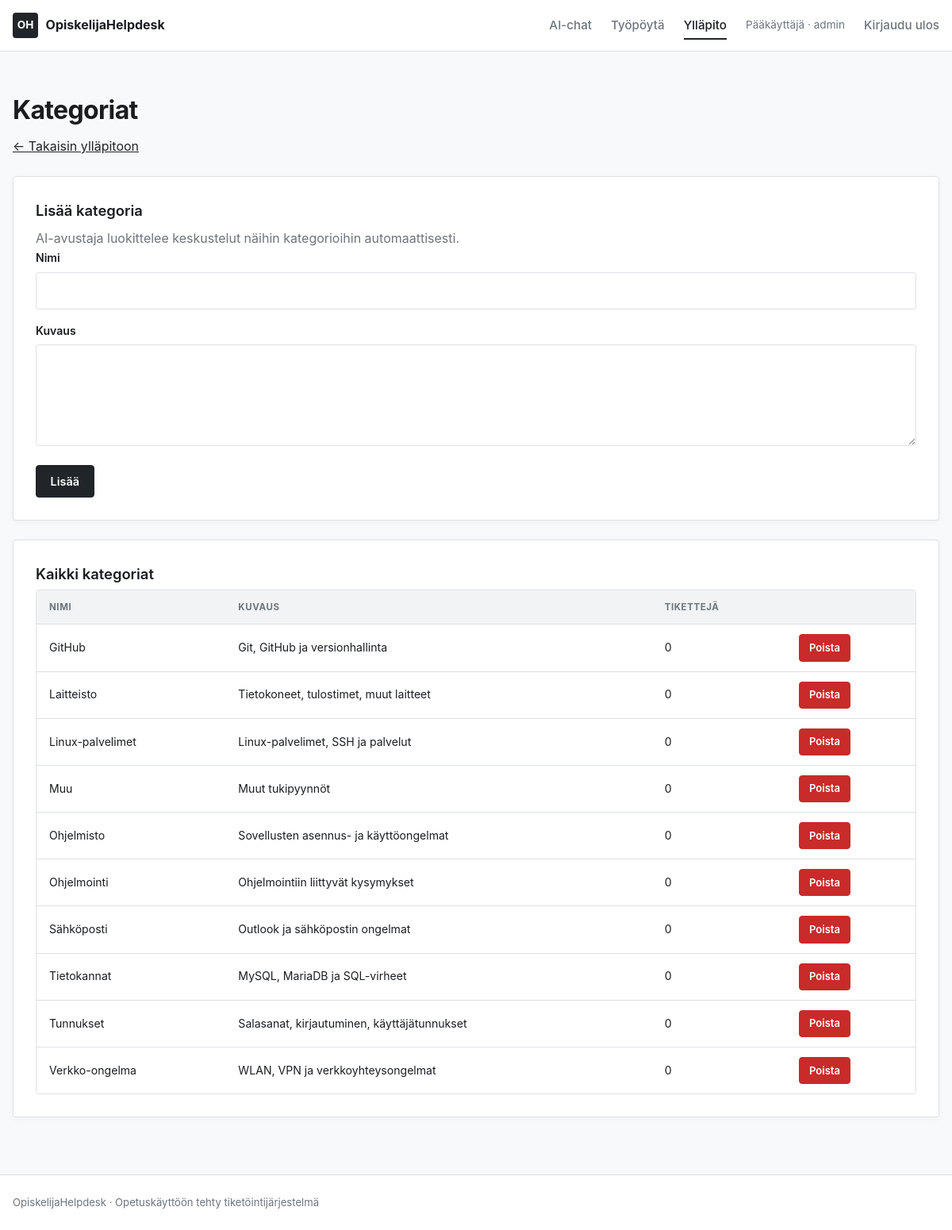
The app's page /admin/categories (signed in) with its own data.
### tables this page shows
CREATE TABLE IF NOT EXISTS categories (
    id INT AUTO_INCREMENT PRIMARY KEY,
    name VARCHAR(100) NOT NULL UNIQUE,
    description TEXT NULL
);

### controllers/AdminController.php (called while the page is built, shortened)
<?php
final class AdminController
{
    public function categories(array $errors = []): void
    {
        $categories = db()->query(
            'SELECT c.id, c.name, c.description, COUNT(t.id) AS ticket_count
             FROM categories c
             LEFT JOIN tickets t ON t.category_id = c.id
             GROUP BY c.id, c.name, c.description
             ORDER BY c.name'
        )->fetchAll();
        render('admin/categories', ['pageTitle' => 'Kategoriat', 'categories' => $categories, 'errors' => $errors]);
    }
}

### public/index.php (called while the page is built, shortened)
<?php
$router = new Router();
$currentPath = Router::currentPath();
$router->dispatch($_SERVER['REQUEST_METHOD'] ?? 'GET', $currentPath);

### core/db.php (called while the page is built, shortened)
<?php
function loadAppConfig(): array
{
    static $config = null;
    if ($config !== null) {
        return $config;
    }
    $configFile = BASE_PATH . '/config/config.php';
    $exampleFile = BASE_PATH . '/config/config.example.php';
    if (file_exists($configFile)) {
        $config = require $configFile;
    } elseif (file_exists($exampleFile)) {
        $config = require $exampleFile;
    } else {
        throw new RuntimeException('Asetustiedostoa config/config.php ei löytynyt.');
    }
    return $config;
}
function config(string $key, mixed $default = null): mixed
{
    $value = loadAppConfig();
    foreach (explode('.', $key) as $part) {
        $value = $value[$part];
    }
    return $value;
}
function db(): PDO
{
    static $pdo = null;
    $config = loadAppConfig()['db'];
    $dsn = sprintf(
        'mysql:host=%s;port=%s;dbname=%s;charset=%s',
        $config['host'],
        $config['port'],
        $config['name'],
        $config['charset']
    );
    try {
        $pdo = new PDO($dsn, $config['user'], $config['pass'], [
            PDO::ATTR_ERRMODE => PDO::ERRMODE_EXCEPTION,
            PDO::ATTR_DEFAULT_FETCH_MODE => PDO::FETCH_ASSOC,
            PDO::ATTR_EMULATE_PREPARES => false,
        ]);
        $pdo->exec("SET time_zone = '" . date('P') . "'");
    } catch (PDOException $e) {
        error_log('Tietokantayhteysvirhe: ' . $e->getMessage());
        http_response_code(500);
        die('Tietokantayhteys epäonnistui. Tarkista config/config.php-asetukset.');
    }
    return $pdo;
}

### config/config.example.php (called while the page is built)
<?php
$env = static fn(string $key, string $default = ''): string =>
    (getenv($key) !== false && getenv($key) !== '') ? (string)getenv($key) : $default;
return [
    'db' => [
        'host' => $env('DB_HOST', '127.0.0.1'),
        'port' => $env('DB_PORT', '3306'),
        'name' => $env('DB_NAME', 'opiskelijahelpdesk'),
        'user' => $env('DB_USER', 'root'),
        'pass' => $env('DB_PASS', ''),
        'charset' => 'utf8mb4',
    ],
    'app' => [
        'name' => 'OpiskelijaHelpdesk',
        'base_path' => $env('APP_BASE_PATH', ''),
        'pretty_urls' => $env('APP_PRETTY_URLS', 'true') !== 'false',
        'debug' => $env('APP_DEBUG', 'false') === 'true',
    ],
    'ai' => [
        'ollama_url' => rtrim($env('OLLAMA_URL', 'http://127.0.0.1:11434'), '/'),
        'model' => $env('OLLAMA_MODEL', 'gemma4:e2b'),
        'timeout' => (int)$env('OLLAMA_TIMEOUT', '300'),
        'temperature' => (float)$env('OLLAMA_TEMPERATURE', '0.3'),
        'num_ctx' => (int)$env('OLLAMA_NUM_CTX', '8192'),
        'think' => $env('OLLAMA_THINK', 'false') === 'true',
        'min_question_rounds' => (int)$env('CHAT_MIN_QUESTION_ROUNDS', '1'),
        'max_question_rounds' => (int)$env('CHAT_MAX_QUESTION_ROUNDS', '4'),
    ],
];

### core/auth.php (called while the page is built, shortened)
<?php
function currentUser(): ?array
{
    return $_SESSION['user'] ?? null;
}

### views/admin/categories.php (the view, shortened to what this page needs)
<?php  $action = url('/admin/categories'); ?>
<h1 class="section-title">Kategoriat</h1>
<p class="section-description"><a class="text-accent" href="<?= e(url('/admin')) ?>">&larr; Takaisin ylläpitoon</a></p>
<section class="card">
  <h2 class="card__title">Lisää kategoria</h2>
  <p class="card__text">AI-avustaja luokittelee keskustelut näihin kategorioihin automaattisesti.</p>
  <form method="post" action="<?= e($action) ?>" class="form-grid">
    <div class="form-group">
      <label for="name">Nimi</label>
      <input type="text" id="name" name="name" required>
    </div>
    <div class="form-group">
      <label for="description">Kuvaus</label>
      <textarea id="description" name="description"></textarea>
    </div>
    <div class="form-actions">
      <button type="submit" class="button">Lisää</button>
    </div>
  </form>
</section>
<section class="card">
  <h2 class="card__title">Kaikki kategoriat</h2>
  <div class="table-wrap">
    <table>
      <thead><tr><th class="wrap">Nimi</th><th class="wrap">Kuvaus</th><th>Tikettejä</th><th></th></tr></thead>
      <tbody>
        <?php foreach ($categories as $c): ?>
          <tr>
            <td class="wrap"><?= e($c['name']) ?></td>
            <td class="wrap"><?= e($c['description'] ?? '—') ?></td>
            <td><?= (int)$c['ticket_count'] ?></td>
            <td>
              <form method="post" action="<?= e($action) ?>" style="margin:0;" data-confirm="Poistetaanko kategoria '<?= e($c['name']) ?>'? Kategorian tiketit säilyvät ilman kategoriaa.">
                <button type="submit" class="button button--small button--danger">Poista</button>
              </form>
            </td>
          </tr>
        <?php endforeach; ?>
      </tbody>
    </table>
  </div>
</section>

### router/Router.php (shortened to what this page needs)
<?php
final class Router
{
    private array $routes = [];
    public function add(string $method, string $pattern, callable|array $handler): void
    {
        $regex = preg_replace_callback(
            '#\{(\w+)\}#',
            static fn(array $m): string => $m[1] === 'id' || str_ends_with($m[1], 'Id')
                ? '(?P<' . $m[1] . '>\d+)'
                : '(?P<' . $m[1] . '>[^/]+)',
            rtrim($pattern, '/') ?: '/'
        );
        $this->routes[] = [
            'method' => $method,
            'pattern' => $pattern,
            'regex' => '#^' . $regex . '$#u',
            'handler' => $handler,
        ];
    }
    public static function currentPath(): string
    {
        $path = (string)parse_url($_SERVER['REQUEST_URI'] ?? '/', PHP_URL_PATH);
        $path = rawurldecode($path);
        $base = basePath();
        $path = '/' . trim($path, '/');
        return $path;
    }
    public function dispatch(string $method, string $path): void
    {
        foreach ($this->routes as $route) {
            if (!preg_match($route['regex'], $path, $matches)) {
                continue;
            }
            $params = [];
            $this->invoke($route['handler'], $params);
            return;
        }
    }
    private function invoke(callable|array $handler, array $params): void
    {
        if (is_array($handler) && is_string($handler[0])) {
            [$class, $action] = $handler;
            $controller = new $class();
            $controller->$action(...$params);
            return;
        }
    }
}

### core/functions.php (shortened to what this page needs)
<?php
function e(?string $value): string
{
    return htmlspecialchars($value ?? '', ENT_QUOTES, 'UTF-8');
}
function basePath(): string
{
    static $base = null;
    if ($base !== null) {
        return $base;
    }
    $configured = (string)config('app.base_path', '');
    $dir = str_replace('\\', '/', dirname($_SERVER['SCRIPT_NAME'] ?? '/'));
    $base = ($dir === '/' || $dir === '.') ? '' : rtrim($dir, '/');
    return $base;
}
function url(string $path = '/'): string
{
    $path = '/' . ltrim($path, '/');
    return basePath() . $path;
}
function asset(string $path): string
{
    $file = BASE_PATH . '/public/' . ltrim($path, '/');
    $version = is_file($file) ? '?v=' . filemtime($file) : '';
    return basePath() . '/' . ltrim($path, '/') . $version;
}
function isActive(string $prefix): bool
{
    $current = $GLOBALS['currentPath'] ?? '/';
    return $prefix === '/' ? $current === '/' : str_starts_with($current, $prefix);
}
function render(string $view, array $data = [], bool $withLayout = true): void
{
    $viewFile = BASE_PATH . '/views/' . $view . '.php';
    extract($data, EXTR_SKIP);
    $user = currentUser();
    if ($withLayout) {
        require BASE_PATH . '/views/layouts/header.php';
    }
    require $viewFile;
    if ($withLayout) {
        require BASE_PATH . '/views/layouts/footer.php';
    }
}

### views/layouts/header.php (shortened to what this page needs)
<!DOCTYPE html>
<html lang="fi">
<head>
<link rel="stylesheet" href="<?= e(asset('css/style.css')) ?>">
</head>
<body>
<div class="page-shell">
<header class="site-header">
  <div class="container nav">
    <a class="brand" href="<?= e(url('/')) ?>">
      <span class="brand-mark">OH</span>
      <span>OpiskelijaHelpdesk</span>
    </a>
    <nav class="nav-links">
      <?php if ($user): ?>
        <a class="nav-link<?= isActive('/chat') ? ' is-active' : '' ?>" href="<?= e(url('/chat')) ?>">AI-chat</a>
        <?php if ($user['role'] === 'student'): ?>
          <a class="nav-link<?= isActive('/tickets/new') ? ' is-active' : '' ?>" href="<?= e(url('/tickets/new')) ?>">Uusi tiketti</a>
          <a class="nav-link<?= isActive('/tickets') && !isActive('/tickets/new') ? ' is-active' : '' ?>" href="<?= e(url('/tickets')) ?>">Omat tiketit</a>
        <?php elseif ($user['role'] === 'support'): ?>
          <a class="nav-link<?= isActive('/staff') ? ' is-active' : '' ?>" href="<?= e(url('/staff')) ?>">Työpöytä</a>
        <?php elseif ($user['role'] === 'admin'): ?>
          <a class="nav-link<?= isActive('/staff') ? ' is-active' : '' ?>" href="<?= e(url('/staff')) ?>">Työpöytä</a>
          <a class="nav-link<?= isActive('/admin') ? ' is-active' : '' ?>" href="<?= e(url('/admin')) ?>">Ylläpito</a>
        <?php endif; ?>
        <a class="nav-user text-muted" href="<?= e(url('/profile')) ?>" title="Muokkaa omia tietoja"><?= e($user['name']) ?> · <?= e($user['role']) ?></a>
        <a class="nav-link" href="<?= e(url('/logout')) ?>">Kirjaudu ulos</a>
      <?php else: ?>
        <a class="nav-link" href="<?= e(url('/login')) ?>">Kirjaudu</a>
        <a class="button" href="<?= e(url('/register')) ?>">Rekisteröidy</a>
      <?php endif; ?>
    </nav>
  </div>
</header>
<main class="container main-content">

### views/layouts/footer.php (shortened to what this page needs)
</main>
<footer class="site-footer">
  <div class="container">
    <p class="text-muted">OpiskelijaHelpdesk &middot; Opetuskäyttöön tehty tiketöintijärjestelmä</p>
  </div>
</footer>
</div>
</body>
</html>

### records on screen
categories: name "GitHub", description "Git, GitHub ja versionhallinta", ticket_count "0"
categories: name "Laitteisto", description "Tietokoneet, tulostimet, muut laitteet", ticket_count "0"
categories: name "Linux-palvelimet", description "Linux-palvelimet, SSH ja palvelut", ticket_count "0"
categories: name "Muu", description "Muut tukipyynnöt", ticket_count "0"
categories: name "Ohjelmisto", description "Sovellusten asennus- ja käyttöongelmat", ticket_count "0"
categories: name "Ohjelmointi", description "Ohjelmointiin liittyvät kysymykset", ticket_count "0"
categories: name "Sähköposti", description "Outlook ja sähköpostin ongelmat", ticket_count "0"
categories: name "Tietokannat", description "MySQL, MariaDB ja SQL-virheet", ticket_count "0"
categories: name "Tunnukset", description "Salasanat, kirjautuminen, käyttäjätunnukset", ticket_count "0"
categories: name "Verkko-ongelma", description "WLAN, VPN ja verkkoyhteysongelmat", ticket_count "0"
